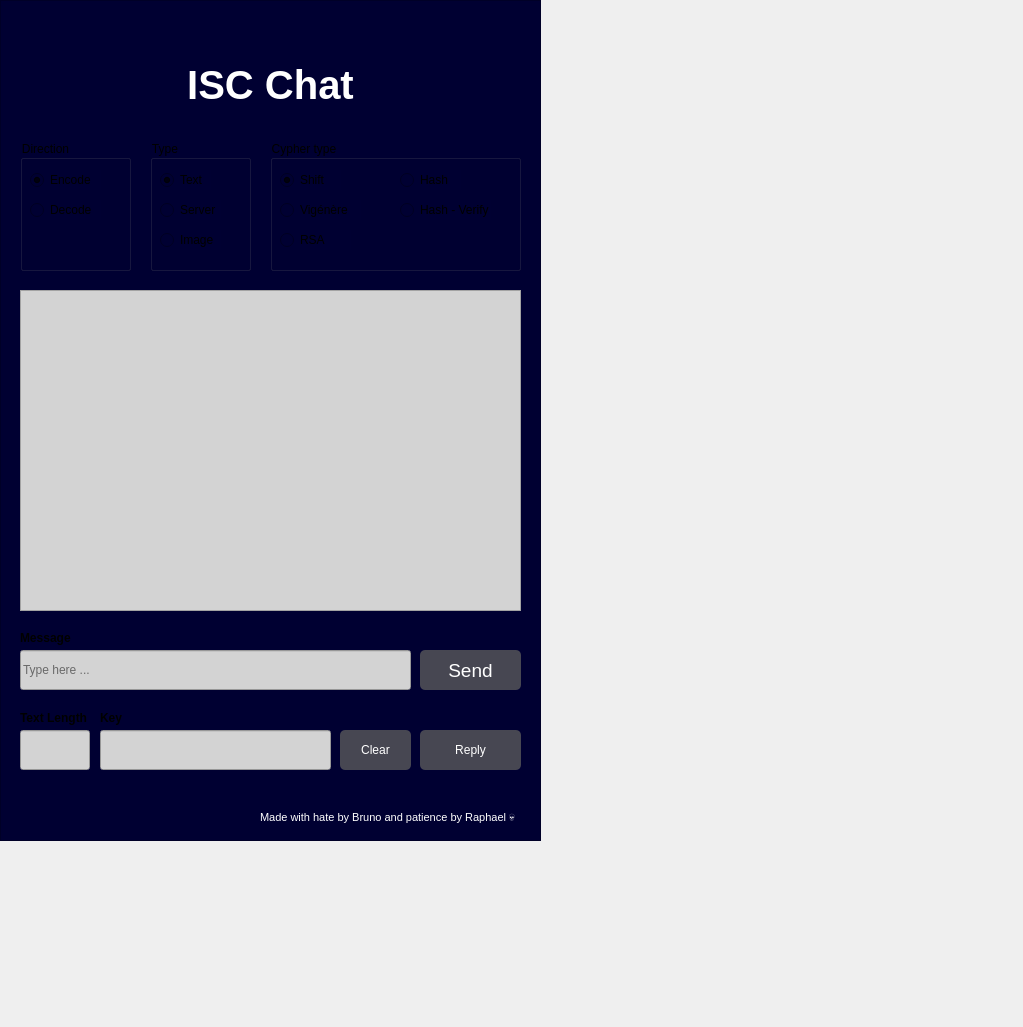
<?xml version="1.0" encoding="UTF-8"?>
<ui version="4.0">
 <class>Form</class>
 <widget class="QWidget" name="Form">
  <property name="geometry">
   <rect>
    <x>0</x>
    <y>0</y>
    <width>1023</width>
    <height>1027</height>
   </rect>
  </property>
  <property name="minimumSize">
   <size>
    <width>491</width>
    <height>661</height>
   </size>
  </property>
  <property name="windowTitle">
   <string>Form</string>
  </property>
  <widget class="QFrame" name="frame">
   <property name="geometry">
    <rect>
     <x>0</x>
     <y>0</y>
     <width>541</width>
     <height>841</height>
    </rect>
   </property>
   <property name="minimumSize">
    <size>
     <width>0</width>
     <height>0</height>
    </size>
   </property>
   <property name="maximumSize">
    <size>
     <width>16777215</width>
     <height>16777215</height>
    </size>
   </property>
   <property name="styleSheet">
    <string notr="true">background-color: rgb(0, 0, 50);  /* Light gray */
</string>
   </property>
   <property name="frameShape">
    <enum>QFrame::Shape::StyledPanel</enum>
   </property>
   <property name="frameShadow">
    <enum>QFrame::Shadow::Raised</enum>
   </property>
   <widget class="QPushButton" name="sendButton">
    <property name="geometry">
     <rect>
      <x>420</x>
      <y>650</y>
      <width>101</width>
      <height>40</height>
     </rect>
    </property>
    <property name="minimumSize">
     <size>
      <width>5</width>
      <height>0</height>
     </size>
    </property>
    <property name="font">
     <font>
      <family>Arial</family>
      <pointsize>14</pointsize>
      <italic>false</italic>
      <bold>false</bold>
     </font>
    </property>
    <property name="cursor">
     <cursorShape>ArrowCursor</cursorShape>
    </property>
    <property name="toolTipDuration">
     <number>-10</number>
    </property>
    <property name="styleSheet">
     <string notr="true">color: rgb(255, 255, 255);
background-color: rgba(90, 90, 90, 200);
border: none;
border-radius: 5px;
font: 14pt &quot;Arial&quot;;</string>
    </property>
    <property name="text">
     <string>Send</string>
    </property>
   </widget>
   <widget class="QLabel" name="title">
    <property name="geometry">
     <rect>
      <x>180</x>
      <y>60</y>
      <width>181</width>
      <height>51</height>
     </rect>
    </property>
    <property name="font">
     <font>
      <pointsize>30</pointsize>
     </font>
    </property>
    <property name="cursor">
     <cursorShape>ArrowCursor</cursorShape>
    </property>
    <property name="text">
     <string>&lt;html&gt;&lt;head/&gt;&lt;body&gt;&lt;p align=&quot;center&quot;&gt;&lt;span style=&quot; font-weight:700; color:#ffffff;&quot;&gt;ISC Chat&lt;/span&gt;&lt;/p&gt;&lt;/body&gt;&lt;/html&gt;</string>
    </property>
   </widget>
   <widget class="QLabel" name="author">
    <property name="geometry">
     <rect>
      <x>260</x>
      <y>810</y>
      <width>271</width>
      <height>16</height>
     </rect>
    </property>
    <property name="text">
     <string>&lt;html&gt;&lt;head/&gt;&lt;body&gt;&lt;p&gt;&lt;span style=&quot; font-size:8pt; color:#ffffff;&quot;&gt;Made with hate by Bruno and patience by Raphael 💀&lt;/span&gt;&lt;/p&gt;&lt;/body&gt;&lt;/html&gt;</string>
    </property>
   </widget>
   <widget class="QLineEdit" name="messageField">
    <property name="geometry">
     <rect>
      <x>20</x>
      <y>650</y>
      <width>391</width>
      <height>40</height>
     </rect>
    </property>
    <property name="minimumSize">
     <size>
      <width>0</width>
      <height>40</height>
     </size>
    </property>
    <property name="styleSheet">
     <string notr="true">background-color: lightgray;
font: 600 11pt &quot;Segoe UI&quot;;
font:  11pt &quot;Segoe UI&quot;;
font: 350 12pt &quot;Segoe UI&quot;;
font: 10pt &quot;Segoe UI&quot;;
font: 600 9pt &quot;Segoe UI&quot;;
    color: black; /* Optional: to set text color */</string>
    </property>
    <property name="placeholderText">
     <string>Type here ...</string>
    </property>
   </widget>
   <widget class="QGroupBox" name="groupBox">
    <property name="geometry">
     <rect>
      <x>20</x>
      <y>140</y>
      <width>111</width>
      <height>131</height>
     </rect>
    </property>
    <property name="title">
     <string>Direction</string>
    </property>
    <widget class="QRadioButton" name="encodeRadioButton">
     <property name="geometry">
      <rect>
       <x>10</x>
       <y>30</y>
       <width>71</width>
       <height>20</height>
      </rect>
     </property>
     <property name="text">
      <string>Encode</string>
     </property>
     <property name="checked">
      <bool>true</bool>
     </property>
     <property name="autoExclusive">
      <bool>true</bool>
     </property>
     <attribute name="buttonGroup">
      <string notr="true">direction</string>
     </attribute>
    </widget>
    <widget class="QRadioButton" name="decodeRadioButton">
     <property name="geometry">
      <rect>
       <x>10</x>
       <y>60</y>
       <width>71</width>
       <height>20</height>
      </rect>
     </property>
     <property name="text">
      <string>Decode</string>
     </property>
     <attribute name="buttonGroup">
      <string notr="true">direction</string>
     </attribute>
    </widget>
   </widget>
   <widget class="QGroupBox" name="groupBox_2">
    <property name="geometry">
     <rect>
      <x>150</x>
      <y>140</y>
      <width>101</width>
      <height>131</height>
     </rect>
    </property>
    <property name="title">
     <string>Type</string>
    </property>
    <widget class="QRadioButton" name="textRadioButton">
     <property name="geometry">
      <rect>
       <x>10</x>
       <y>30</y>
       <width>51</width>
       <height>20</height>
      </rect>
     </property>
     <property name="text">
      <string>Text</string>
     </property>
     <property name="checked">
      <bool>true</bool>
     </property>
     <attribute name="buttonGroup">
      <string notr="true">type</string>
     </attribute>
    </widget>
    <widget class="QRadioButton" name="serverRadioButton">
     <property name="geometry">
      <rect>
       <x>10</x>
       <y>60</y>
       <width>61</width>
       <height>20</height>
      </rect>
     </property>
     <property name="text">
      <string>Server</string>
     </property>
     <attribute name="buttonGroup">
      <string notr="true">type</string>
     </attribute>
    </widget>
    <widget class="QRadioButton" name="imageRadioButton">
     <property name="geometry">
      <rect>
       <x>10</x>
       <y>90</y>
       <width>61</width>
       <height>20</height>
      </rect>
     </property>
     <property name="text">
      <string>Image</string>
     </property>
     <attribute name="buttonGroup">
      <string notr="true">type</string>
     </attribute>
    </widget>
   </widget>
   <widget class="QGroupBox" name="groupBox_3">
    <property name="geometry">
     <rect>
      <x>270</x>
      <y>140</y>
      <width>251</width>
      <height>131</height>
     </rect>
    </property>
    <property name="title">
     <string>Cypher type</string>
    </property>
    <widget class="QRadioButton" name="shiftRadioButton">
     <property name="geometry">
      <rect>
       <x>10</x>
       <y>30</y>
       <width>61</width>
       <height>20</height>
      </rect>
     </property>
     <property name="text">
      <string>Shift</string>
     </property>
     <property name="checked">
      <bool>true</bool>
     </property>
     <attribute name="buttonGroup">
      <string notr="true">cypherType</string>
     </attribute>
    </widget>
    <widget class="QRadioButton" name="vigenereRadioButton">
     <property name="geometry">
      <rect>
       <x>10</x>
       <y>60</y>
       <width>81</width>
       <height>20</height>
      </rect>
     </property>
     <property name="text">
      <string>Vigénère</string>
     </property>
     <attribute name="buttonGroup">
      <string notr="true">cypherType</string>
     </attribute>
    </widget>
    <widget class="QRadioButton" name="rsaRadioButton">
     <property name="geometry">
      <rect>
       <x>10</x>
       <y>90</y>
       <width>71</width>
       <height>20</height>
      </rect>
     </property>
     <property name="text">
      <string>RSA</string>
     </property>
     <attribute name="buttonGroup">
      <string notr="true">cypherType</string>
     </attribute>
    </widget>
    <widget class="QRadioButton" name="rsaRadioButton_2">
     <property name="geometry">
      <rect>
       <x>130</x>
       <y>30</y>
       <width>61</width>
       <height>20</height>
      </rect>
     </property>
     <property name="text">
      <string>Hash</string>
     </property>
    </widget>
    <widget class="QRadioButton" name="rsaRadioButton_3">
     <property name="geometry">
      <rect>
       <x>130</x>
       <y>60</y>
       <width>91</width>
       <height>20</height>
      </rect>
     </property>
     <property name="text">
      <string>Hash - Verify</string>
     </property>
    </widget>
   </widget>
   <widget class="QLineEdit" name="text_LenField">
    <property name="geometry">
     <rect>
      <x>20</x>
      <y>730</y>
      <width>70</width>
      <height>40</height>
     </rect>
    </property>
    <property name="styleSheet">
     <string notr="true">background-color: lightgray;
    color: black; /* Optional: to set text color */</string>
    </property>
    <property name="placeholderText">
     <string/>
    </property>
   </widget>
   <widget class="QLabel" name="label">
    <property name="geometry">
     <rect>
      <x>20</x>
      <y>710</y>
      <width>91</width>
      <height>16</height>
     </rect>
    </property>
    <property name="font">
     <font>
      <bold>true</bold>
     </font>
    </property>
    <property name="text">
     <string>Text Length</string>
    </property>
   </widget>
   <widget class="QLabel" name="label_3">
    <property name="geometry">
     <rect>
      <x>20</x>
      <y>630</y>
      <width>91</width>
      <height>16</height>
     </rect>
    </property>
    <property name="font">
     <font>
      <bold>true</bold>
     </font>
    </property>
    <property name="text">
     <string>Message</string>
    </property>
   </widget>
   <widget class="QPushButton" name="replyButton">
    <property name="geometry">
     <rect>
      <x>420</x>
      <y>730</y>
      <width>101</width>
      <height>40</height>
     </rect>
    </property>
    <property name="autoFillBackground">
     <bool>false</bool>
    </property>
    <property name="styleSheet">
     <string notr="true">color: rgb(255, 255, 255);
border-color: qlineargradient(spread:pad, x1:0, y1:0, x2:1, y2:0, stop:0 rgba(0, 0, 0, 255), stop:1 rgba(255, 255, 255, 255));
background-color: rgba(90, 90, 90, 200);
border: none;
border-radius: 5px;
font: 14pt &quot;Arial&quot;;</string>
    </property>
    <property name="text">
     <string>Reply</string>
    </property>
    <property name="autoRepeatDelay">
     <number>297</number>
    </property>
    <property name="autoRepeatInterval">
     <number>97</number>
    </property>
   </widget>
   <widget class="QLineEdit" name="keyField">
    <property name="geometry">
     <rect>
      <x>100</x>
      <y>730</y>
      <width>231</width>
      <height>40</height>
     </rect>
    </property>
    <property name="styleSheet">
     <string notr="true">background-color: lightgray;
    color: black; /* Optional: to set text color */</string>
    </property>
    <property name="placeholderText">
     <string/>
    </property>
    <property name="clearButtonEnabled">
     <bool>false</bool>
    </property>
   </widget>
   <widget class="QTextEdit" name="sendandrec">
    <property name="geometry">
     <rect>
      <x>20</x>
      <y>290</y>
      <width>501</width>
      <height>321</height>
     </rect>
    </property>
    <property name="tabletTracking">
     <bool>false</bool>
    </property>
    <property name="styleSheet">
     <string notr="true">background-color: lightgray;
    color: black; /* Optional: to set text color */</string>
    </property>
    <property name="html">
     <string>&lt;!DOCTYPE HTML PUBLIC &quot;-//W3C//DTD HTML 4.0//EN&quot; &quot;http://www.w3.org/TR/REC-html40/strict.dtd&quot;&gt;
&lt;html&gt;&lt;head&gt;&lt;meta name=&quot;qrichtext&quot; content=&quot;1&quot; /&gt;&lt;meta charset=&quot;utf-8&quot; /&gt;&lt;style type=&quot;text/css&quot;&gt;
p, li { white-space: pre-wrap; }
hr { height: 1px; border-width: 0; }
li.unchecked::marker { content: &quot;\2610&quot;; }
li.checked::marker { content: &quot;\2612&quot;; }
&lt;/style&gt;&lt;/head&gt;&lt;body style=&quot; font-family:'Segoe UI'; font-size:9pt; font-weight:400; font-style:normal;&quot;&gt;
&lt;p style=&quot;-qt-paragraph-type:empty; margin-top:0px; margin-bottom:0px; margin-left:0px; margin-right:0px; -qt-block-indent:0; text-indent:0px;&quot;&gt;&lt;br /&gt;&lt;/p&gt;&lt;/body&gt;&lt;/html&gt;</string>
    </property>
   </widget>
   <widget class="QLabel" name="Logo">
    <property name="geometry">
     <rect>
      <x>20</x>
      <y>10</y>
      <width>181</width>
      <height>31</height>
     </rect>
    </property>
    <property name="sizePolicy">
     <sizepolicy hsizetype="Minimum" vsizetype="Fixed">
      <horstretch>0</horstretch>
      <verstretch>0</verstretch>
     </sizepolicy>
    </property>
    <property name="autoFillBackground">
     <bool>false</bool>
    </property>
    <property name="styleSheet">
     <string notr="true"/>
    </property>
    <property name="frameShape">
     <enum>QFrame::Shape::NoFrame</enum>
    </property>
    <property name="frameShadow">
     <enum>QFrame::Shadow::Plain</enum>
    </property>
    <property name="lineWidth">
     <number>0</number>
    </property>
    <property name="midLineWidth">
     <number>0</number>
    </property>
    <property name="text">
     <string/>
    </property>
    <property name="pixmap">
     <pixmap>../Documents/ISC/02 - ISC - Semestre 2 - Aulas em curso/Semana 7 - 31 de Março a 04 Abril/Crypto/Labo 31-03-2025/src/views/isc_logo.png</pixmap>
    </property>
    <property name="scaledContents">
     <bool>true</bool>
    </property>
    <property name="wordWrap">
     <bool>false</bool>
    </property>
    <property name="indent">
     <number>-1</number>
    </property>
    <property name="openExternalLinks">
     <bool>true</bool>
    </property>
    <property name="textInteractionFlags">
     <set>Qt::TextInteractionFlag::TextBrowserInteraction</set>
    </property>
   </widget>
   <widget class="QPushButton" name="clearButton">
    <property name="geometry">
     <rect>
      <x>340</x>
      <y>730</y>
      <width>71</width>
      <height>40</height>
     </rect>
    </property>
    <property name="autoFillBackground">
     <bool>false</bool>
    </property>
    <property name="styleSheet">
     <string notr="true">color: rgb(255, 255, 255);
border-color: qlineargradient(spread:pad, x1:0, y1:0, x2:1, y2:0, stop:0 rgba(0, 0, 0, 255), stop:1 rgba(255, 255, 255, 255));
background-color: rgba(90, 90, 90, 200);
border: none;
border-radius: 5px;
font: 14pt &quot;Arial&quot;;</string>
    </property>
    <property name="text">
     <string>Clear</string>
    </property>
    <property name="autoRepeatDelay">
     <number>297</number>
    </property>
    <property name="autoRepeatInterval">
     <number>97</number>
    </property>
   </widget>
   <widget class="QLabel" name="label_6">
    <property name="geometry">
     <rect>
      <x>100</x>
      <y>710</y>
      <width>31</width>
      <height>16</height>
     </rect>
    </property>
    <property name="font">
     <font>
      <bold>true</bold>
     </font>
    </property>
    <property name="text">
     <string>Key</string>
    </property>
   </widget>
   <zorder>sendandrec</zorder>
   <zorder>sendButton</zorder>
   <zorder>title</zorder>
   <zorder>author</zorder>
   <zorder>messageField</zorder>
   <zorder>groupBox</zorder>
   <zorder>groupBox_2</zorder>
   <zorder>groupBox_3</zorder>
   <zorder>text_LenField</zorder>
   <zorder>label</zorder>
   <zorder>label_3</zorder>
   <zorder>replyButton</zorder>
   <zorder>keyField</zorder>
   <zorder>clearButton</zorder>
   <zorder>label_6</zorder>
   <zorder>Logo</zorder>
  </widget>
 </widget>
 <resources/>
 <connections/>
 <buttongroups>
  <buttongroup name="cypherType"/>
  <buttongroup name="type"/>
  <buttongroup name="direction"/>
 </buttongroups>
</ui>
